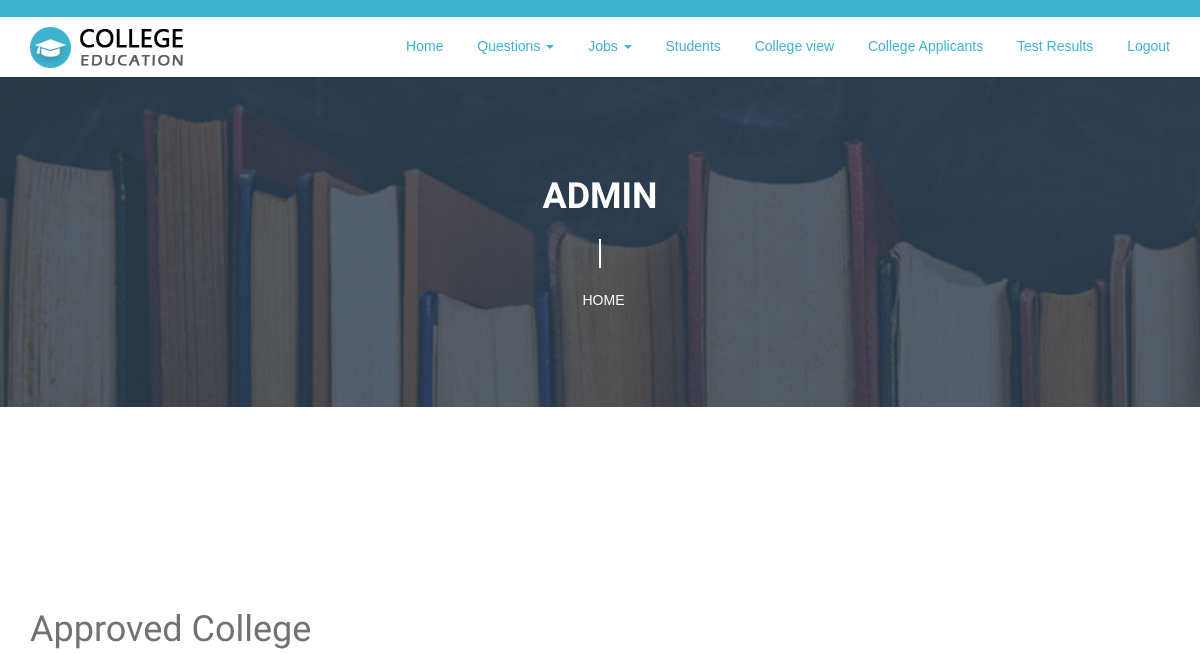
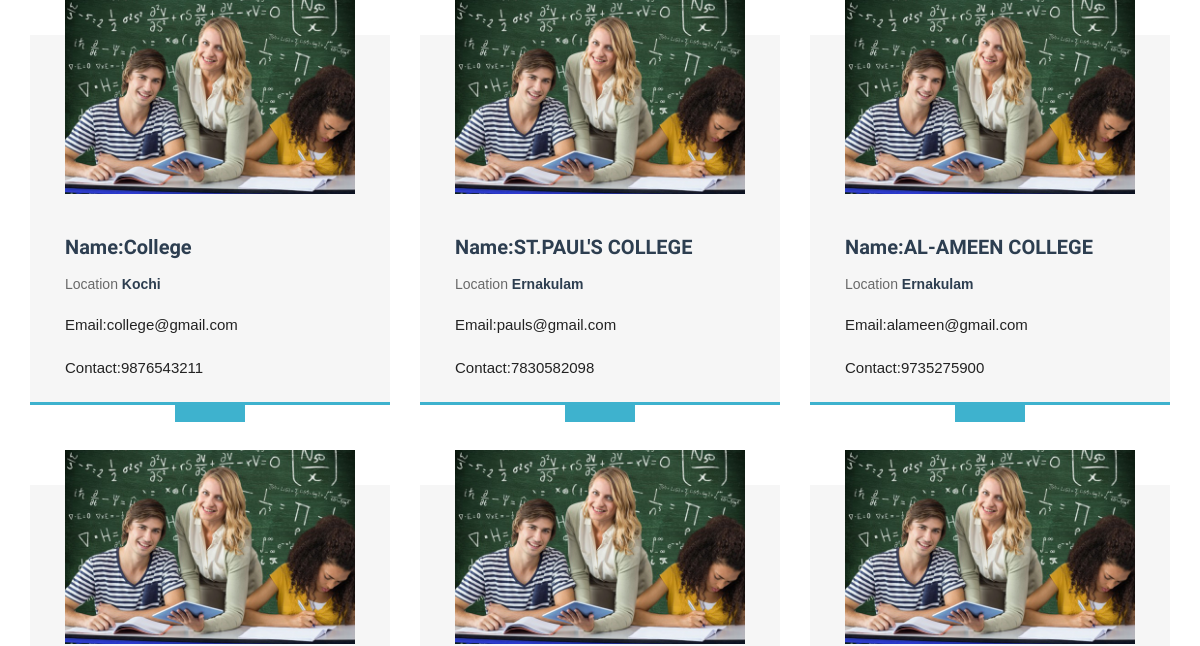
The app's page /admin_clg_view (upper part), older data (2 pictures, top to bottom).
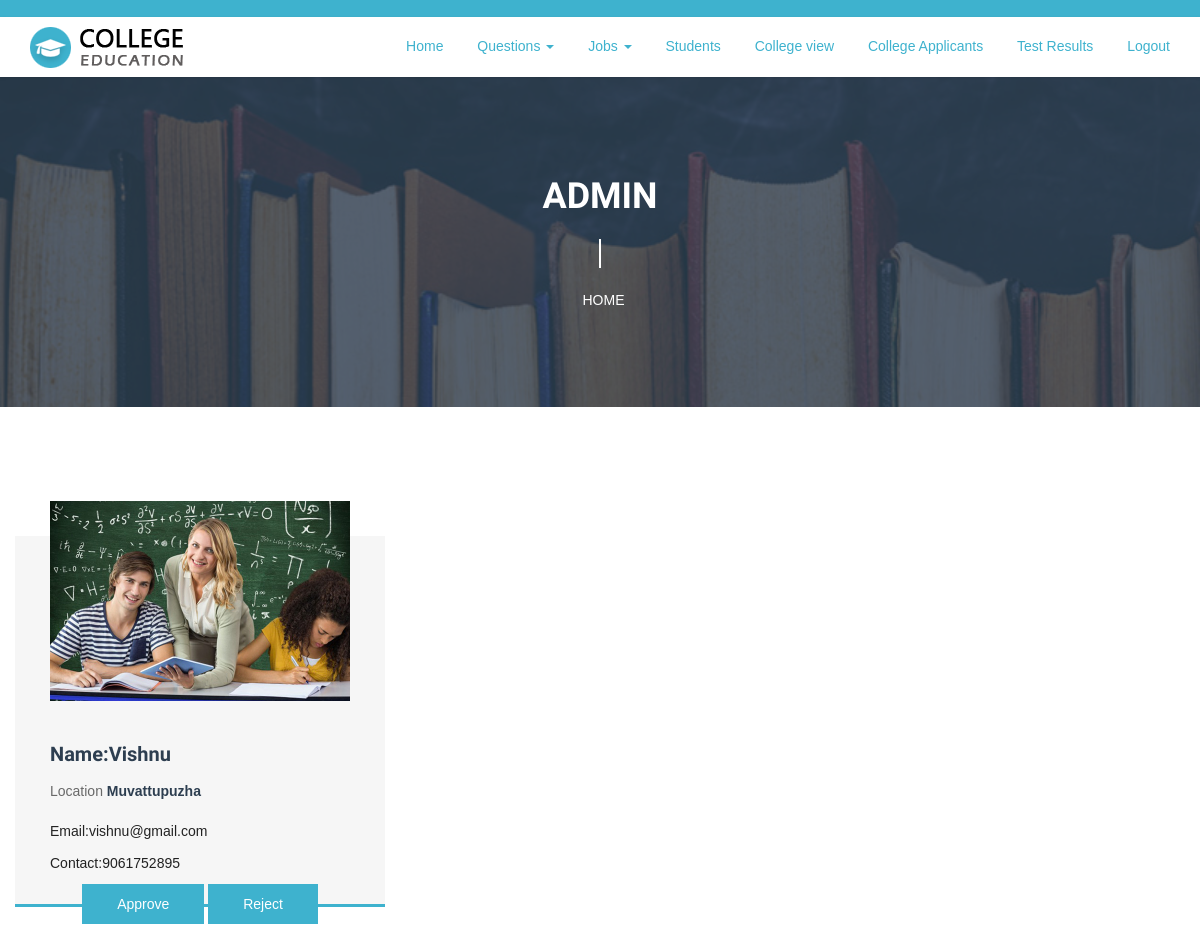
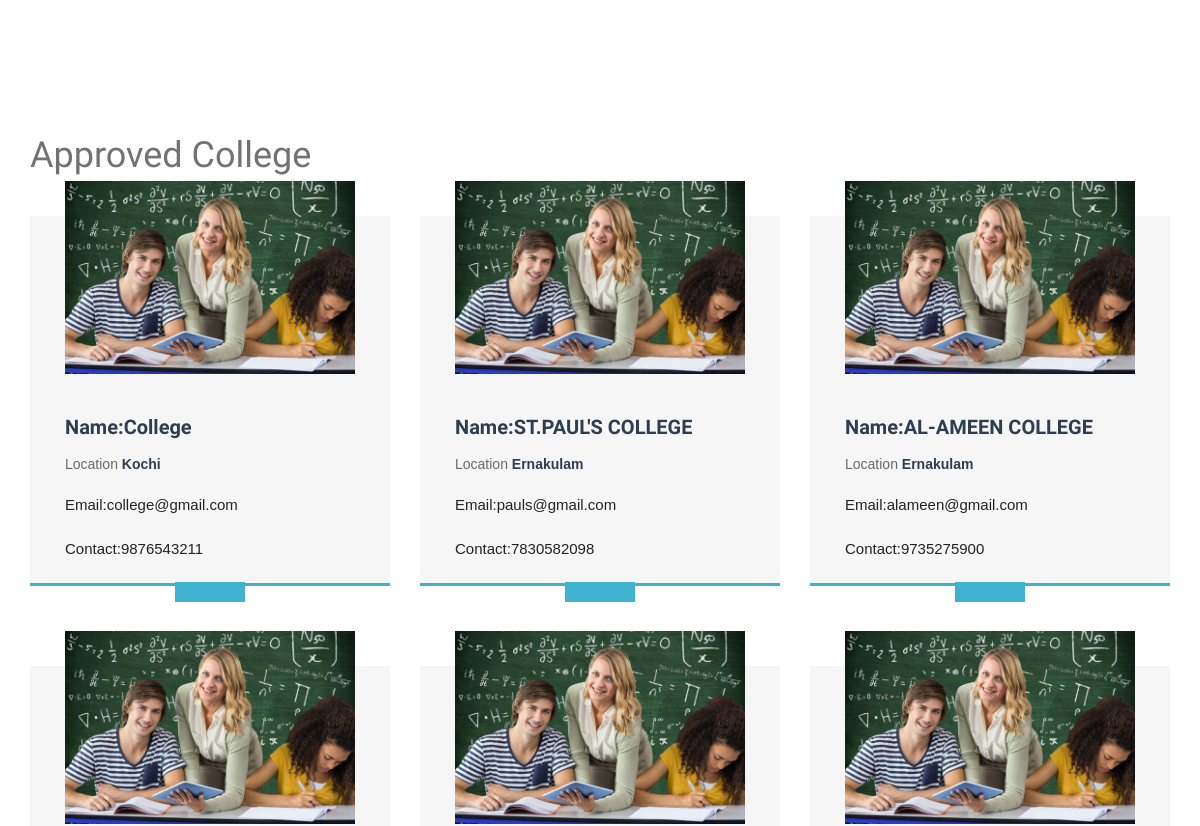
The same page, newer data (2 pictures, top to bottom).
### myapp/models.py (models this page shows)
class College(models.Model):
    user = models.ForeignKey(Login, on_delete=models.CASCADE)
    name = models.CharField(max_length=30, null=True)
    email = models.EmailField()
    password = models.CharField(max_length=30, null=True)
    phone = models.CharField(max_length=30, null=True)
    location = models.CharField(max_length=30, null=True)
    image = models.FileField(upload_to='file', null=True)

### myapp/views.py (the view)
# urls.py: path('admin_clg_view', views.admin_clg_view),
def admin_clg_view(request):
    data = College.objects.all()
    return render(
        request,
        "admin/admin_clg_view.html",
        {"data": data}
    )

### templates/admin/admin_clg_view.html (shortened to what this page needs)
{% extends 'admin/common.html' %}
{% load static %}
{% block content %}
  <div class="inner-page-wrapper course-wrapper">
    <div class="container">
      <div class="row offset-top-40">
        {% for i in data %}
        {% if  i.user.is_active == 0 %}
        <div class="col-sm-6 col-md-4">
          <div class="single-item">
            <div class="single-item-image overlay-effect"> <a href="#"><img src="images/courses-img1.jpg" alt=""></a> </div>
            <div class="single-item-text">
              <h4><a href>Name:{{i.name}}</a></h4>
              <div class="single-item-text-info"><span>Location <span>{{i.location}}</span></span> </div>
              <p>Email:{{i.email}}</p>
              <p>Contact:{{i.phone}}</p>
            </div>
            <div class="button-bottom">
              <a href="clgapprove?id={{i.user.id}}" class="btn button-default">Approve</a>
             <a href="clgreject?id={{i.id}}" class="btn button-default">Reject</a>
            </div>
          </div>
          {% endif %}
        </div>
        {% endfor %}
  <div class="inner-page-wrapper course-wrapper">
    <div class="container">
      <h1 >Approved College</h1>
      <div class="row offset-top-40">
        {% for i in data %}
        {% if  i.user.is_active == 1 %}
        <div class="col-sm-6 col-md-4">
          <div class="single-item">
            <div class="single-item-image overlay-effect"> <a href="#"><img src="images/courses-img1.jpg" alt=""></a> </div>
            <div class="single-item-text">
              <h4><a href>Name:{{i.name}}</a></h4>
              <div class="single-item-text-info"><span>Location <span>{{i.location}}</span></span> </div>
              <p>Email:{{i.email}}</p>
              <p>Contact:{{i.phone}}</p>
            </div>
            <div class="button-bottom">
              <a href="" class="btn button-default"></a>
            </div>
          </div>
          {% endif %}
        </div>
        {% endfor %}
      </div>
    </div>
  </div>
{% endblock %}

Row changes from the older to the newer data that the page shows:
added College: name "Vishnu", location "Muvattupuzha", email "vishnu@gmail.com", phone "9061752895", shown under "ADMIN"
